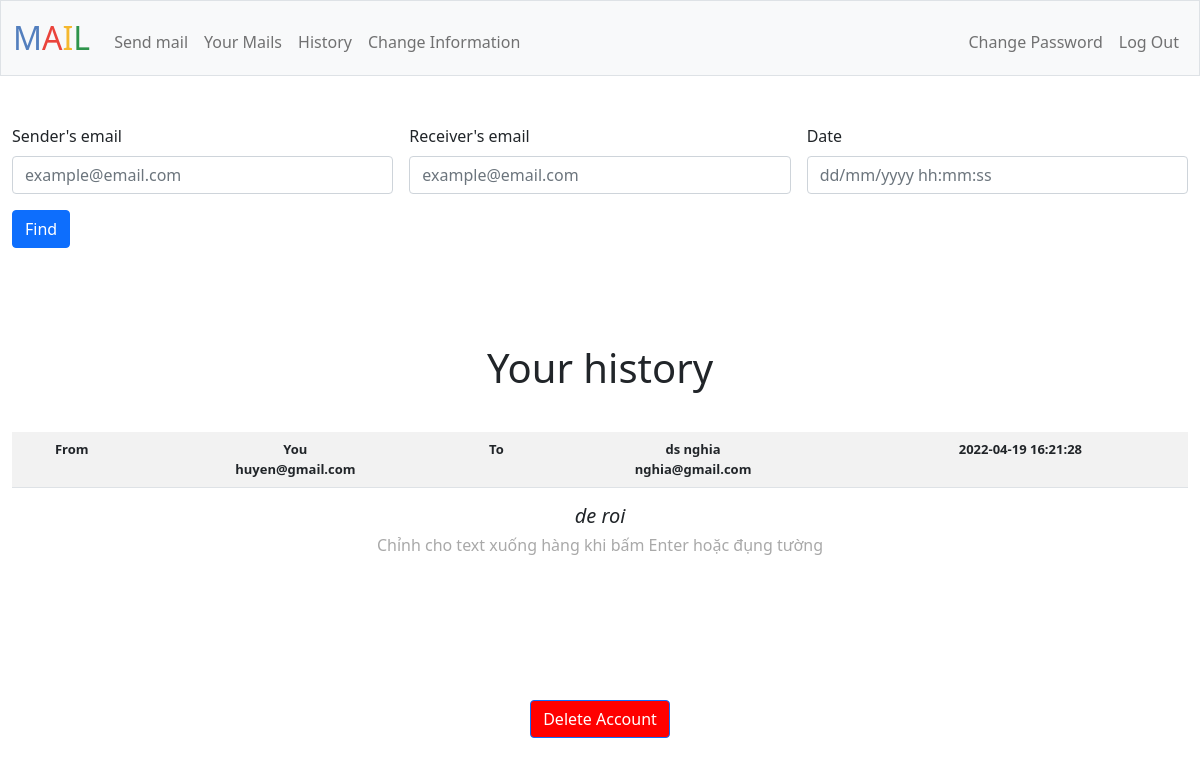
/history (signed in), run on an earlier commit of the app's database.
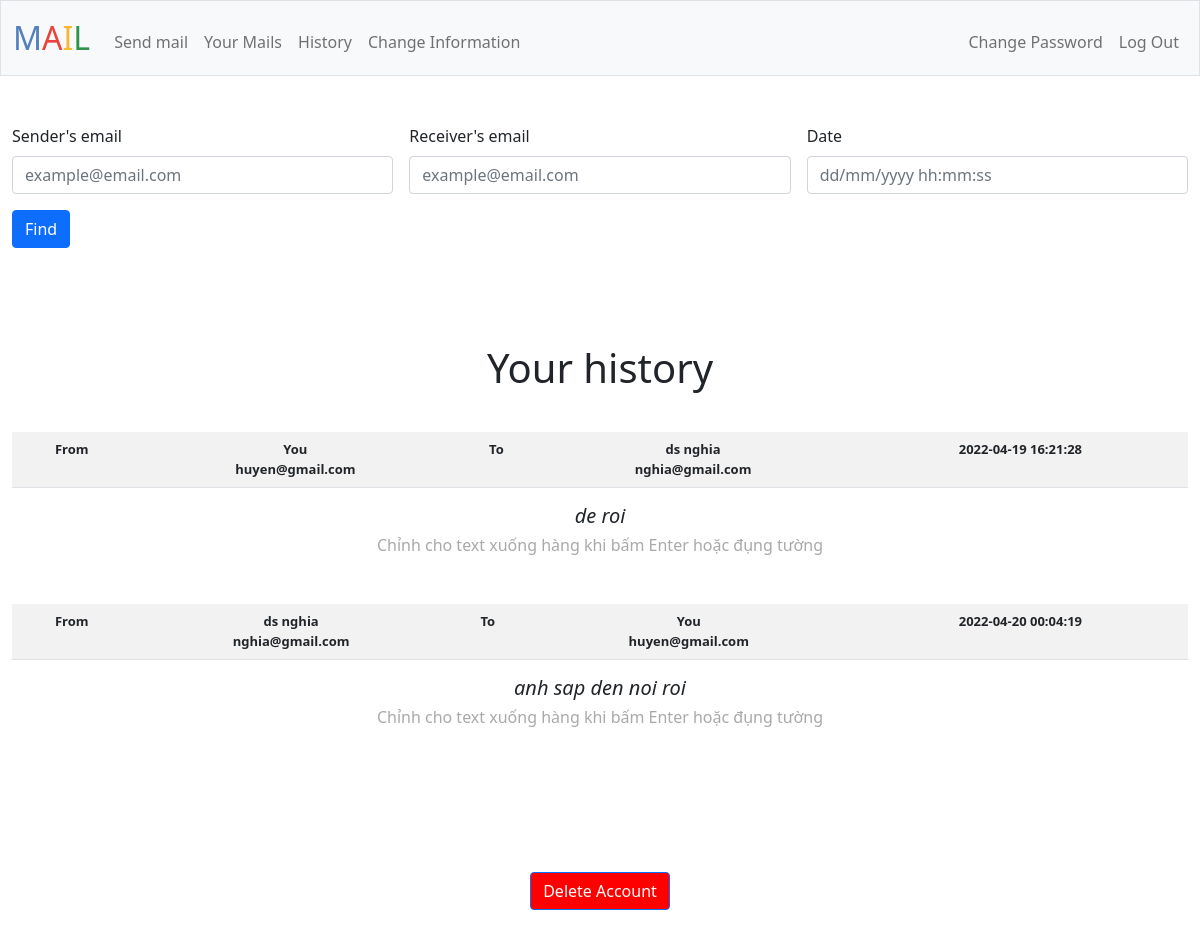
And on a later commit of the database.
### tables this page shows
CREATE TABLE informations (user_id INTEGER NOT NULL, name TEXT NOT NULL, birth TEXT, place TEXT, number TEXT, email TEXT NOT NULL UNIQUE);

CREATE TABLE mail_box (id INTEGER PRIMARY KEY AUTOINCREMENT NOT NULL, 
sender_id INTEGER NOT NULL, receiver_id INTEGER NOT NULL, 
sender TEXT NOT NULL, receiver TEXT NOT NULL, 
date TIMESTAMP NOT NULL, mail TEXT NOT NULL);

### app.py (the view, shortened to what this page needs)
@app.route("/history", methods=["GET", "POST"])
@login_required
def history():
    if request.method == "GET":
        user_id = session['user_id']
        rows = db.execute("SELECT * FROM mail_box WHERE sender_id = ? OR receiver_id = ?", user_id, user_id)
        histories = []
        user_email = db.execute("SELECT email FROM informations WHERE user_id = ?", user_id)[0]['email']
        for row in rows:
            history = {}
            history['sender'] = row['sender']
            history['sender_email'] = db.execute("SELECT email FROM informations WHERE user_id = ?", row['sender_id'])[0]['email']
            history['receiver'] = row['receiver']
            history['receiver_email'] = db.execute("SELECT email FROM informations WHERE user_id = ?", row['receiver_id'])[0]['email']
            history['mail'] = row['mail']
            history['date'] = row['date']
            if history['sender_email'] == user_email:
                history['sender'] = 'You'
            elif history['receiver_email'] == user_email:
                history['receiver'] = 'You'
            histories.append(history)
        return render_template("history.html", histories=histories)

### app.py (called while the page is built)
@app.after_request
def after_request(response):
    response.headers["Cache-Control"] = "no-cache, no-store, must-revalidate"
    response.headers["Expires"] = 0
    response.headers["Pragma"] = "no-cache"
    return response

### helpers.py (called while the page is built)
def login_required(f):
    @wraps(f)
    def decorated_function(*args, **kwargs):
        if session.get("user_id") is None:
            return redirect("/login")
        return f(*args, **kwargs)
    return decorated_function

### templates/history.html (shortened to what this page needs)
{% extends "layout.html" %}
{% block history %}
    <form class="row g-3 needs-validation" novalidate style="display: flex;" action="/history" method="post">
        <div class="col-md-4">
            <label for="validationCustom01" class="form-label">Sender's email</label>
            <input type="text" class="form-control" id="sender_email" name="sender_email" placeholder="example@email.com" required>
        </div>
        <div class="col-md-4">
            <label for="validationCustom01" class="form-label">Receiver's email</label>
            <input type="text" class="form-control" id="receiver_email" name="receiver_email" placeholder="example@email.com" required>
        </div>
        <div class="col-md-4">
            <label for="validationCustom01" class="form-label">Date</label>
            <input type="text" class="form-control" id="date" name="date" placeholder="dd/mm/yyyy hh:mm:ss">
        </div>
        <br>
        <div class="col-12">
            <button class="btn btn-primary" type="submit">Find</button>
        </div>
    </form>
{% endblock %}
{% block main %}
    <h1>Your history</h1>
    <br>
    {% for history in histories %}
    <table class="table table-striped">
        <tr class="head">
            <td>From</td>
            <td>{{ history['sender'] }} <br> {{ history['sender_email'] }}</td>
            <td>To</td>
            <td>{{ history['receiver'] }} <br>  {{ history['receiver_email'] }}</td>
            <td>{{ history['date'] }}</td>
        </tr>
    </table>
    <div id="div_mail">
        <h5 id="mail">{{ history['mail'] }}</h5>
        <h6>Chỉnh cho text xuống hàng khi bấm Enter hoặc đụng tường</h6>
    </div>
    {% endfor %}
{% endblock %}

### templates/layout.html (shortened to what this page needs)
<!DOCTYPE html>
<html lang="en">
    <head>
        <link href="https://cdn.jsdelivr.net/npm/bootstrap@5.1.3/dist/css/bootstrap.min.css" rel="stylesheet">
        <link href="/static/styles.css" rel="stylesheet">
    </head>
    <body>
        <nav class="bg-light border navbar navbar-expand-md navbar-light">
            <div class="container-fluid">
                <a class="navbar-brand" href="/"><span class="blue">M</span><span class="red">A</span><span class="yellow">I</span><span class="green">L</span></a>
                <div class="collapse navbar-collapse" id="navbar">
                    {% if session["user_id"] %}
                        <ul class="navbar-nav me-auto mt-2">
                            <li class="nav-item"><a class="nav-link" href="/send">Send mail</a></li>
                            <li class="nav-item"><a class="nav-link" href="/mail">Your Mails</a></li>
                            <li class="nav-item"><a class="nav-link" href="/history">History</a></li>
                            <li class="nav-item"><a class="nav-link" href="/change_information">Change Information</a></li>
                        </ul>
                        <ul class="navbar-nav ms-auto mt-2">
                            <li class="nav-item"><a class="nav-link" href="/change_password">Change Password</a></li>
                            <li class="nav-item"><a class="nav-link" href="/logout">Log Out</a></li>
                        </ul>
                    {% else %}
                        <ul class="navbar-nav ms-auto mt-2">
                            <li class="nav-item"><a class="nav-link" href="/register">Register</a></li>
                            <li class="nav-item"><a class="nav-link" href="/login">Log In</a></li>
                        </ul>
                    {% endif %}
                </div>
            </div>
        </nav>
        <div class="container-fluid py-5">
            {% block history %}{% endblock %}
        </div>
        <main class="container-fluid py-5 text-center">
            {% block main %}{% endblock %}
        </main>
    </body>
    <footer>
        <main class="container-fluid py-5 text-center">
            <form action="/" method="post">
                <button id="deleteAccount" class="btn btn-primary" type="submit">Delete Account</button>
            </form>
        </main>
    </footer>
</html>

### static/styles.css (style rules this page uses)
nav .navbar-brand { font-size: xx-large; }
nav .navbar-brand .blue { color: #537fbe; }
nav .navbar-brand .red { color: #ea433b; }
nav .navbar-brand .yellow { color: #f5b82e; }
nav .navbar-brand .green { color: #2e944b; }
#deleteAccount { background-color:red; }

### templates/history.html (style rules this page uses)
h5 { font-weight:normal; }
h6 { color:darkgrey; }
.head { font-size: small; font-weight: bold; float: center; }
#mail { font-style: italic; float: center; }
#div_mail { height: 100px; }

What changed in the data, as far as the page shows it:
added mail_box: sender "ds nghia", date "2022-04-20 00:04:19", mail "anh sap den noi roi"
Also different on the page:
new list line: "From To You Chỉnh cho text xuống hàng khi bấm Enter hoặc đụng tường"
new list line: "nghia@gmail.com"
new list line: "huyen@gmail.com"
